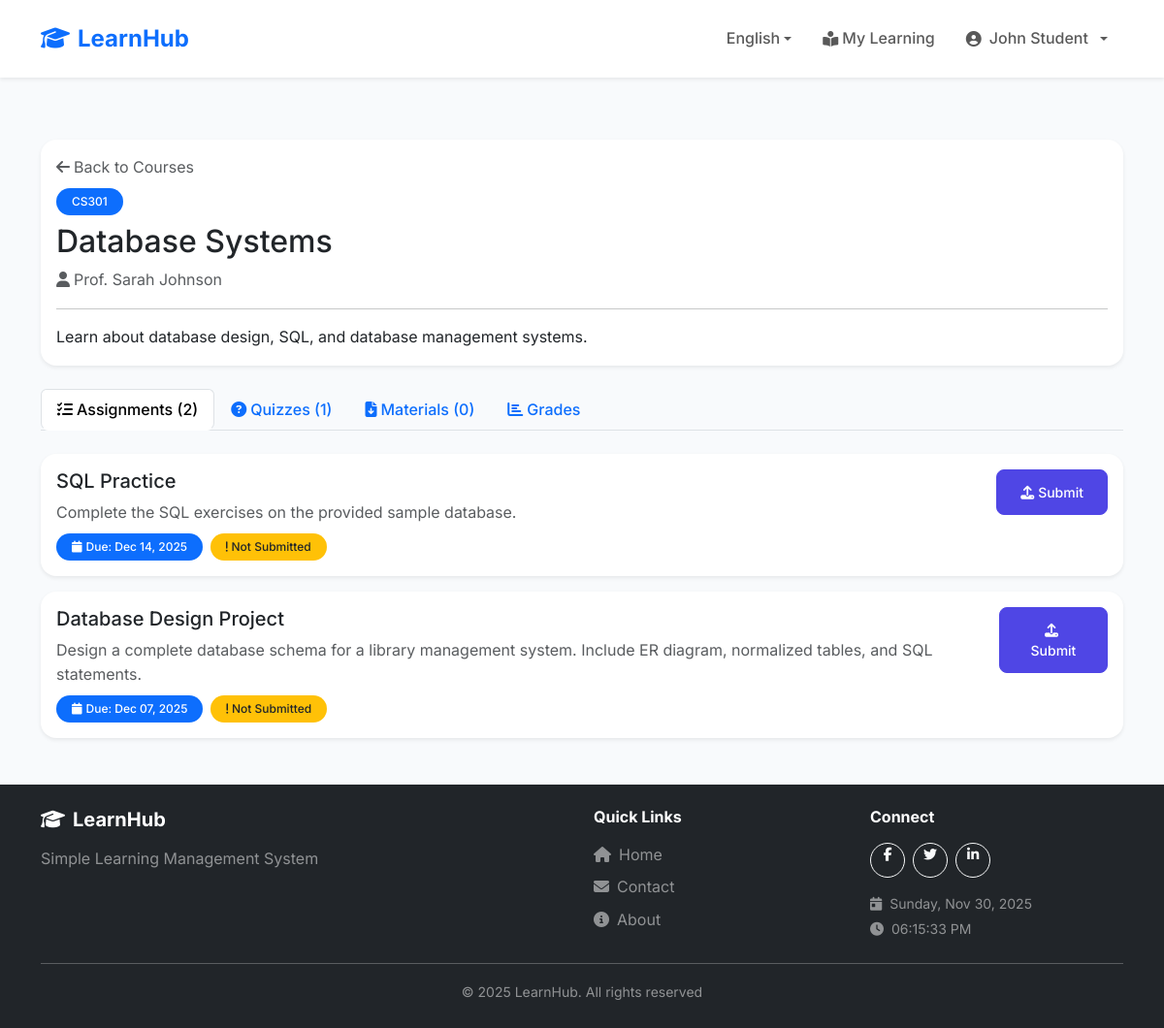
/student/course-details.php?id=1 (signed in), run on an earlier commit of the app's database.
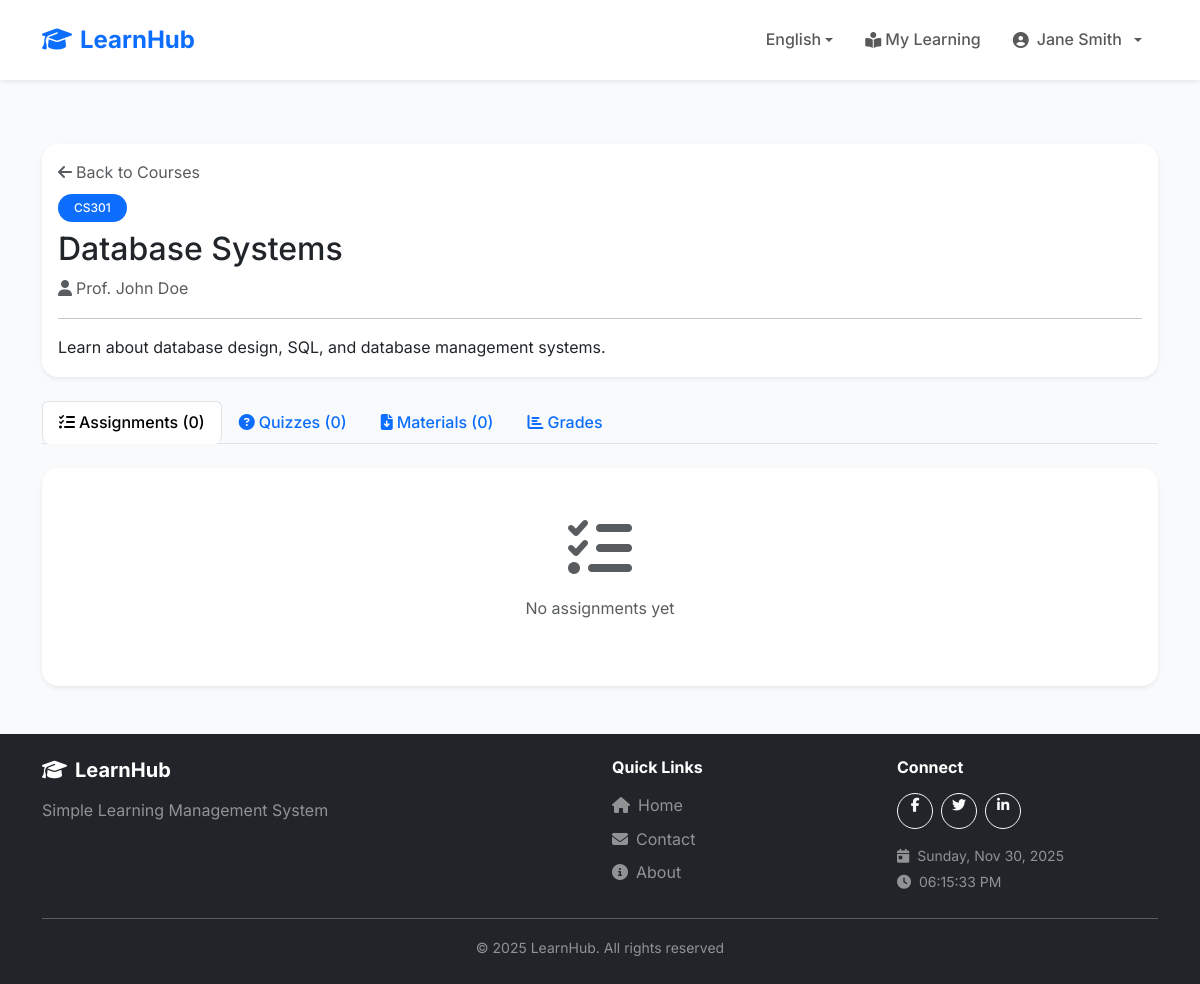
And on a later commit of the database.
### tables this page shows
CREATE TABLE users (
    id INT AUTO_INCREMENT PRIMARY KEY,
    username VARCHAR(50) UNIQUE NOT NULL,
    email VARCHAR(100) UNIQUE NOT NULL,
    password VARCHAR(255) NOT NULL,
    full_name VARCHAR(100) NOT NULL,
    role ENUM('student', 'teacher', 'admin') DEFAULT 'student',
    status ENUM('pending', 'approved', 'rejected', 'suspended') DEFAULT 'approved',
    student_id VARCHAR(20) NULL,
    profile_picture VARCHAR(255) NULL,
    phone VARCHAR(20) NULL,
    bio TEXT NULL,
    verification_token VARCHAR(100) NULL,
    verification_document VARCHAR(255) NULL,
    verified_at TIMESTAMP NULL,
    verified_by INT NULL,
    created_at TIMESTAMP DEFAULT CURRENT_TIMESTAMP,
    FOREIGN KEY (verified_by) REFERENCES users(id) ON DELETE SET NULL
);

CREATE TABLE enrollments (
    id INT AUTO_INCREMENT PRIMARY KEY,
    student_id INT NOT NULL,
    course_id INT NOT NULL,
    enrolled_at TIMESTAMP DEFAULT CURRENT_TIMESTAMP,
    FOREIGN KEY (student_id) REFERENCES users(id) ON DELETE CASCADE,
    FOREIGN KEY (course_id) REFERENCES courses(id) ON DELETE CASCADE,
    UNIQUE KEY unique_enrollment (student_id, course_id)
);

CREATE TABLE assignments (
    id INT AUTO_INCREMENT PRIMARY KEY,
    course_id INT NOT NULL,
    title VARCHAR(200) NOT NULL,
    description TEXT,
    due_date DATETIME NOT NULL,
    total_points INT DEFAULT 100,
    file_name VARCHAR(255) NULL,
    file_path VARCHAR(500) NULL,
    created_at TIMESTAMP DEFAULT CURRENT_TIMESTAMP,
    FOREIGN KEY (course_id) REFERENCES courses(id) ON DELETE CASCADE
);

CREATE TABLE courses (
    id INT AUTO_INCREMENT PRIMARY KEY,
    teacher_id INT NOT NULL,
    course_code VARCHAR(20) NOT NULL,
    course_name VARCHAR(100) NOT NULL,
    description TEXT,
    created_at TIMESTAMP DEFAULT CURRENT_TIMESTAMP,
    FOREIGN KEY (teacher_id) REFERENCES users(id) ON DELETE CASCADE
);

### config/languages.php (called while the page is built, shortened)
<?php
$currentLanguage = $_SESSION['language'];
$translationFile = __DIR__ . '/../lang/' . $currentLanguage . '.php';
if (file_exists($translationFile)) {
    $translations = require $translationFile;
} else {
    $translations = require __DIR__ . '/../lang/en.php';
}
function __($key) {
    global $translations;
    return $translations[$key] ?? $key;
}
function getCurrentLanguage() {
    return $_SESSION['language'] ?? 'en';
}
function getLanguageDirection() {
    $rtlLanguages = ['ar'];
    return in_array(getCurrentLanguage(), $rtlLanguages) ? 'rtl' : 'ltr';
}

### config/helpers/auth.php (called while the page is built, shortened)
<?php
function isLoggedIn() {
    return isset($_SESSION['user_id']);
}
function getCurrentUser() {
    global $pdo;
    if ($pdo) {
        $stmt = $pdo->prepare("SELECT * FROM users WHERE id = ?");
        $stmt->execute([$_SESSION['user_id']]);
        return $stmt->fetch();
    }
    return [
        'id' => $_SESSION['user_id'] ?? null,
        'full_name' => $_SESSION['user_name'] ?? '',
        'role' => $_SESSION['user_role'] ?? ''
    ];
}
function hasRole($role) {
    return isset($_SESSION['user_role']) && $_SESSION['user_role'] === $role;
}
?>

### config/helpers/validation.php (called while the page is built, shortened)
<?php
function sanitize($input) {
    return htmlspecialchars(trim($input), ENT_QUOTES, 'UTF-8');
}
?>

### config/helpers/formatting.php (called while the page is built, shortened)
<?php
function formatDateShort($date) {
    return date('M d, Y', strtotime($date));
}
function isOverdue($dueDate) {
    return strtotime($dueDate) < time();
}
?>

### student/course-details.php (the view, shortened to what the changed rows need)
<?php
require_once '../config/config.php';
$user = getCurrentUser();
$courseId = $_GET['id'] ?? 0;
$stmt = $pdo->prepare("
    SELECT c.*, u.full_name as teacher_name,
           e.id as enrollment_id
    FROM courses c
    JOIN enrollments e ON c.id = e.course_id
    JOIN users u ON c.teacher_id = u.id
    WHERE c.id = ? AND e.student_id = ?
");
$stmt->execute([$courseId, $user['id']]);
$course = $stmt->fetch();
$stmt = $pdo->prepare("
    SELECT a.*,
           s.id as submission_id,
           s.grade,
           s.submitted_at,
           s.feedback
    FROM assignments a
    LEFT JOIN submissions s ON a.id = s.assignment_id AND s.student_id = ?
    WHERE a.course_id = ?
    ORDER BY a.due_date DESC
");
$stmt->execute([$user['id'], $courseId]);
$assignments = $stmt->fetchAll();
$stmt = $pdo->prepare("
    SELECT q.*,
           (SELECT COUNT(*) FROM quiz_attempts WHERE quiz_id = q.id AND student_id = ? AND completed_at IS NOT NULL) as completed_attempts,
           (SELECT score FROM quiz_attempts WHERE quiz_id = q.id AND student_id = ? AND completed_at IS NOT NULL ORDER BY score DESC LIMIT 1) as best_score
    FROM quizzes q
    WHERE q.course_id = ?
    ORDER BY q.due_date DESC
");
$stmt->execute([$user['id'], $user['id'], $courseId]);
$quizzes = $stmt->fetchAll();
include '../includes/header.php';
?>
<div class="container my-5">
    <div class="card border-0 shadow-sm mb-4">
        <div class="card-body">
            <div class="d-flex justify-content-between align-items-start">
                <div>
                    <div class="mb-2">
                        <a href="course.php" class="text-decoration-none text-muted">
                        </a>
                    </div>
                    <span class="badge bg-primary mb-2"><?= sanitize($course['course_code']) ?></span>
                    <h2 class="mb-2"><?= sanitize($course['course_name']) ?></h2>
                    <p class="text-muted mb-0">
                        <i class="fas fa-user me-1"></i><?= sanitize($course['teacher_name']) ?>
                    </p>
                </div>
            </div>
            <?php if ($course['description']): ?>
                <hr>
                <p class="mb-0"><?= nl2br(sanitize($course['description'])) ?></p>
            <?php endif; ?>
        </div>
    </div>
    <ul class="nav nav-tabs mb-4" role="tablist">
        <li class="nav-item" role="presentation">
            <button class="nav-link active" data-bs-toggle="tab" data-bs-target="#assignments-tab" type="button">
                <i class="fas fa-tasks me-1"></i>Assignments (<?= count($assignments) ?>)
            </button>
        </li>
        <li class="nav-item" role="presentation">
            <button class="nav-link" data-bs-toggle="tab" data-bs-target="#quizzes-tab" type="button">
                <i class="fas fa-question-circle me-1"></i>Quizzes (<?= count($quizzes) ?>)
            </button>
        </li>
    </ul>
    <div class="tab-content">
        <div class="tab-pane fade show active" id="assignments-tab">
            <?php if (empty($assignments)): ?>
                <div class="card border-0 shadow-sm">
                    <div class="card-body text-center py-5">
                        <i class="fas fa-tasks fa-4x text-muted mb-3"></i>
                        <p class="text-muted">No assignments yet</p>
                    </div>
                </div>
            <?php else: ?>
                <div class="row g-3">
                    <?php foreach ($assignments as $assignment): ?>
                        <?php $isOverdue = isOverdue($assignment['due_date']); ?>
                        <div class="col-12">
                            <div class="card border-0 shadow-sm">
                                <div class="card-body">
                                    <div class="d-flex justify-content-between align-items-start">
                                        <div class="flex-grow-1">
                                            <h5 class="mb-2"><?= sanitize($assignment['title']) ?></h5>
                                            <p class="text-muted mb-2"><?= sanitize($assignment['description']) ?></p>
                                            <div class="d-flex gap-2 flex-wrap">
                                                <span class="badge bg-<?= $isOverdue ? 'danger' : 'primary' ?>">
                                                    <i class="fas fa-calendar me-1"></i>Due: <?= formatDateShort($assignment['due_date']) ?>
                                                </span>
                                                <?php if ($assignment['submission_id']): ?>
                                                    <?php if ($assignment['grade'] !== null): ?>
                                                        <span class="badge bg-success">
                                                            <i class="fas fa-check me-1"></i>Graded: <?= $assignment['grade'] ?>%
                                                        </span>
                                                    <?php else: ?>
                                                        <span class="badge bg-info">
                                                            <i class="fas fa-clock me-1"></i>Submitted - Pending Grade
                                                        </span>
                                                    <?php endif; ?>
                                                <?php elseif ($isOverdue): ?>
                                                    <span class="badge bg-danger">
                                                        <i class="fas fa-times me-1"></i>Overdue
                                                    </span>
                                                <?php else: ?>
                                                    <span class="badge bg-warning text-dark">
                                                        <i class="fas fa-exclamation me-1"></i>Not Submitted
                                                    </span>
                                                <?php endif; ?>
                                            </div>
                                        </div>
                                        <div>
                                            <?php if (!$assignment['submission_id'] && !$isOverdue): ?>
                                                <a href="submit-assignment.php?id=<?= $assignment['id'] ?>" class="btn btn-primary btn-sm">
                                                    <i class="fas fa-upload me-1"></i>Submit
                                                </a>
                                            <?php elseif ($assignment['submission_id']): ?>
                                                <a href="assignment-details.php?id=<?= $assignment['id'] ?>" class="btn btn-outline-primary btn-sm">
                                                    <i class="fas fa-eye me-1"></i>View
                                                </a>
                                            <?php endif; ?>
                                        </div>
                                    </div>
                                </div>
                            </div>
                        </div>
                    <?php endforeach; ?>
                </div>
            <?php endif; ?>
        </div>
    </div>
</div>
<?php include '../includes/footer.php'; ?>

### includes/header.php (shortened to what the changed rows need)
<?php
$currentUser = getCurrentUser();
?>
<!DOCTYPE html>
<html lang="<?= getCurrentLanguage() ?>" dir="<?= getLanguageDirection() ?>">
<head>
    <link href="https://cdn.jsdelivr.net/npm/bootstrap@5.3.2/dist/css/bootstrap.min.css" rel="stylesheet">
    <link rel="stylesheet" href="https://cdnjs.cloudflare.com/ajax/libs/font-awesome/6.4.2/css/all.min.css">
    <link rel="stylesheet" href="<?= SITE_URL ?>/assets/css/style.css?v=<?= time() ?>">
</head>
<body>
    <nav class="navbar navbar-expand-lg navbar-light bg-white shadow-sm sticky-top">
        <div class="container">
            <div class="collapse navbar-collapse" id="navbarNav">
                <ul class="navbar-nav <?= getLanguageDirection() === 'rtl' ? 'me-auto' : 'ms-auto' ?> align-items-center">
                    <?php if (isLoggedIn()): ?>
                        <?php if (hasRole('student')): ?>
                            <li class="nav-item">
                                <a class="nav-link" href="<?= SITE_URL ?>/student/index.php">
                                    <i class="fas fa-book-open-reader <?= getLanguageDirection() === 'rtl' ? 'ms-1' : 'me-1' ?>"></i><?= __('my_learning') ?>
                                </a>
                            </li>
                        <?php endif; ?>
                        <li class="nav-item dropdown">
                            <a class="nav-link dropdown-toggle d-flex align-items-center gap-2" href="#" id="userDropdown" role="button" data-bs-toggle="dropdown">
                                <?php if (!empty($currentUser['profile_picture'])): ?>
                                    <img src="<?= SITE_URL ?>/uploads/<?= sanitize($currentUser['profile_picture']) ?>"
                                         class="rounded-circle"
                                         class="rounded-circle avatar-sm"
                                         alt="<?= sanitize($currentUser['full_name']) ?>">
                                <?php else: ?>
                                    <i class="fas fa-user-circle"></i>
                                <?php endif; ?>
                                <span><?= sanitize($currentUser['full_name']) ?></span>
                            </a>
                        </li>
                    <?php endif; ?>
                </ul>
            </div>
        </div>
    </nav>
    <main>

What changed in the data, as far as the page shows it:
removed assignments: title "SQL Practice", description "Complete the SQL exercises on the provided sample database.", due_date "Dec 14, 2025", shows "Not Submitted"
removed assignments: title "Database Design Project", description "Design a complete database schema for a library management system. Include ER diagram, normalized tables, and SQL statements.", due_date "Dec 07, 2025", shows "Not Submitted"
changed users: full_name "John Student" → "Jane Smith"
changed through a linked row, enrollments "Database Systems": users.full_name "Prof. Sarah Johnson" → "Prof. John Doe"
Also different on the page:
count($assignments): "2" → "0"
count($quizzes): "1" → "0"
text now shown: "No assignments yet"
